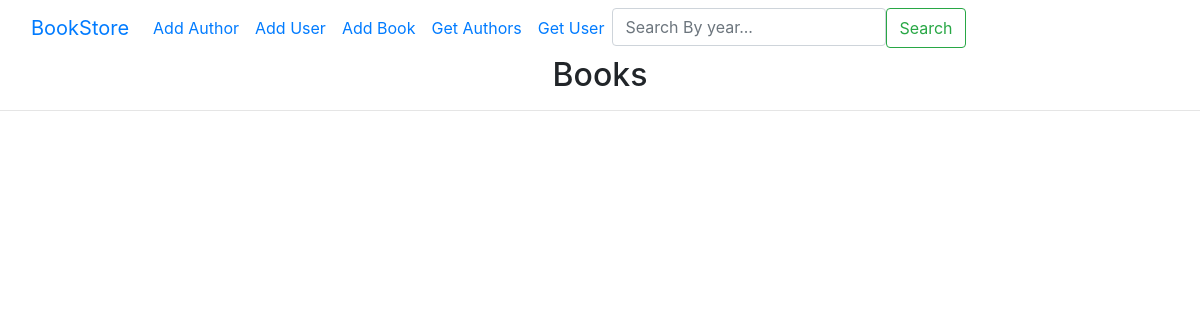
The app's page /, older data.
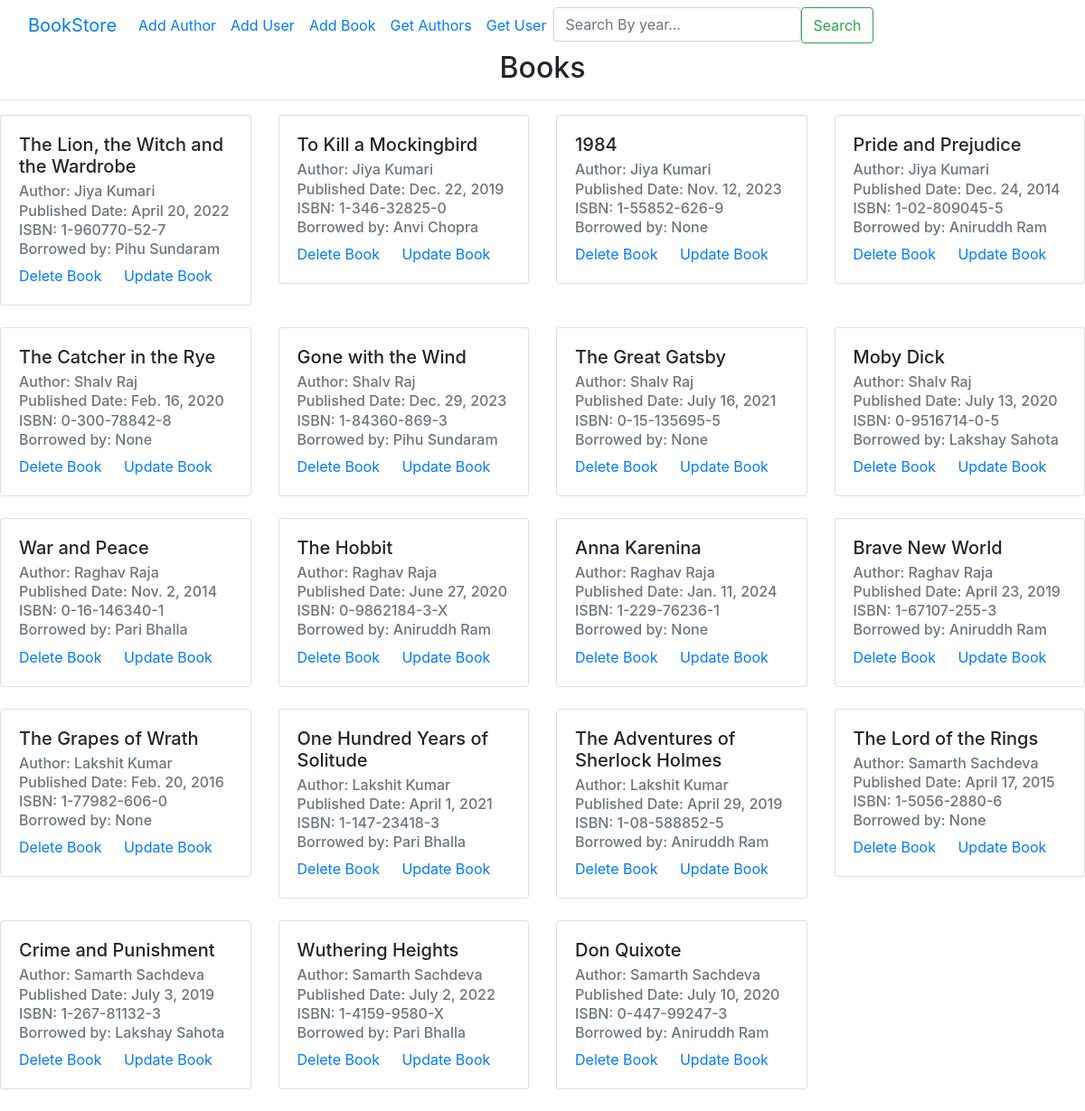
The same page, newer data.
### lms/models.py (models this page shows, shortened)
class Book(models.Model):
    title=models.CharField(max_length=100)
    isbn=models.CharField(max_length=100)
    published_date=models.DateField(db_index=True)
    created_at=models.DateTimeField(auto_now_add=True)
    updated_at=models.DateTimeField(auto_now=True)
    author=models.ForeignKey(Author, on_delete=models.CASCADE, related_name='books')
    user_borrowed=models.ForeignKey(User, on_delete=models.SET_NULL, null=True, blank=True, related_name='books_borrowed')

class Author(models.Model):
    first_name=models.CharField(max_length=100)
    last_name= models.CharField(max_length=100)
    birthdate=models.DateField()
    created_at=models.DateTimeField(auto_now_add=True)
    updated_at=models.DateTimeField(auto_now=True)
    def __str__(self):
        return self.first_name +" " + self.last_name

class User(models.Model):
    username=models.CharField(max_length=100,unique=True)
    email=models.EmailField(unique=True)
    first_name=models.CharField(max_length=100)
    last_name= models.CharField(max_length=100)
    created_at=models.DateTimeField(auto_now_add=True)
    updated_at=models.DateTimeField(auto_now=True)
    def __str__(self):
        return self.first_name +" " + self.last_name

### lms/views.py (the view)
# urls.py: path('', views.get_book, name='getBook'),
def get_book(request):
    year=request.GET.get('search')
    if year:
        books=Book.objects.select_related('user_borrowed','author').filter(published_date__year=year)
    else:
        books = Book.objects.all()
    context={
        'books':books
    }
    return render(request, 'homepage.html', context=context)

### lms/templates/homepage.html
{% extends 'base.html' %} {% block content %} {% include 'navbar.html' %}
<h2 class="text-center">Books</h2>
<hr />
<div class="row">
  {% for book in books %}
  <div class="col-md-3 mb-4">
    <div class="card">
      <div class="card-body">
        <h5 class="card-title">{{ book.title }}</h5>
        <h6 class="card-subtitle mb-2 text-muted">Author: {{ book.author }}</h6>
        <h6 class="card-subtitle mb-2 text-muted">
          Published Date: {{ book.published_date }}
        </h6>
        <h6 class="card-subtitle mb-2 text-muted">ISBN: {{ book.isbn }}</h6>
        <h6 class="card-subtitle mb-2 text-muted">
          Borrowed by: {{ book.user_borrowed }}
        </h6>
        <a href="{% url 'deleteBook' book.id %}" class="card-link"
          >Delete Book</a
        >
        <a href="{% url 'updateBook' book.id %}" class="card-link"
          >Update Book</a
        >
      </div>
    </div>
  </div>
  {% endfor %}
</div>
{% endblock %}

Row changes from the older to the newer data that the page shows:
added Book: title "The Lion, the Witch and the Wardrobe", author "Jiya Kumari", published_date "April 20, 2022", isbn "1-960770-52-7", user_borrowed "Pihu Sundaram"
added Book: title "To Kill a Mockingbird", author "Jiya Kumari", published_date "Dec. 22, 2019", isbn "1-346-32825-0", user_borrowed "Anvi Chopra"
added Book: title "1984", author "Jiya Kumari", published_date "Nov. 12, 2023", isbn "1-55852-626-9", user_borrowed "None"
added Book: title "Pride and Prejudice", author "Jiya Kumari", published_date "Dec. 24, 2014", isbn "1-02-809045-5", user_borrowed "Aniruddh Ram"
added Book: title "The Catcher in the Rye", author "Shalv Raj", published_date "Feb. 16, 2020", isbn "0-300-78842-8", user_borrowed "None"
added Book: title "Gone with the Wind", author "Shalv Raj", published_date "Dec. 29, 2023", isbn "1-84360-869-3", user_borrowed "Pihu Sundaram"
added Book: title "The Great Gatsby", author "Shalv Raj", published_date "July 16, 2021", isbn "0-15-135695-5", user_borrowed "None"
added Book: title "Moby Dick", author "Shalv Raj", published_date "July 13, 2020", isbn "0-9516714-0-5", user_borrowed "Lakshay Sahota"
added Book: title "War and Peace", author "Raghav Raja", published_date "Nov. 2, 2014", isbn "0-16-146340-1", user_borrowed "Pari Bhalla"
added Book: title "The Hobbit", author "Raghav Raja", published_date "June 27, 2020", isbn "0-9862184-3-X", user_borrowed "Aniruddh Ram"
added Book: title "Anna Karenina", author "Raghav Raja", published_date "Jan. 11, 2024", isbn "1-229-76236-1", user_borrowed "None"
added Book: title "Brave New World", author "Raghav Raja", published_date "April 23, 2019", isbn "1-67107-255-3", user_borrowed "Aniruddh Ram"
added Book: title "The Grapes of Wrath", author "Lakshit Kumar", published_date "Feb. 20, 2016", isbn "1-77982-606-0", user_borrowed "None"
added Book: title "One Hundred Years of Solitude", author "Lakshit Kumar", published_date "April 1, 2021", isbn "1-147-23418-3", user_borrowed "Pari Bhalla"
added Book: title "The Adventures of Sherlock Holmes", author "Lakshit Kumar", published_date "April 29, 2019", isbn "1-08-588852-5", user_borrowed "Aniruddh Ram"
added Book: title "The Lord of the Rings", author "Samarth Sachdeva", published_date "April 17, 2015", isbn "1-5056-2880-6", user_borrowed "None"
added Book: title "Crime and Punishment", author "Samarth Sachdeva", published_date "July 3, 2019", isbn "1-267-81132-3", user_borrowed "Lakshay Sahota"
added Book: title "Wuthering Heights", author "Samarth Sachdeva", published_date "July 2, 2022", isbn "1-4159-9580-X", user_borrowed "Pari Bhalla"
added Book: title "Don Quixote", author "Samarth Sachdeva", published_date "July 10, 2020", isbn "0-447-99247-3", user_borrowed "Aniruddh Ram"
